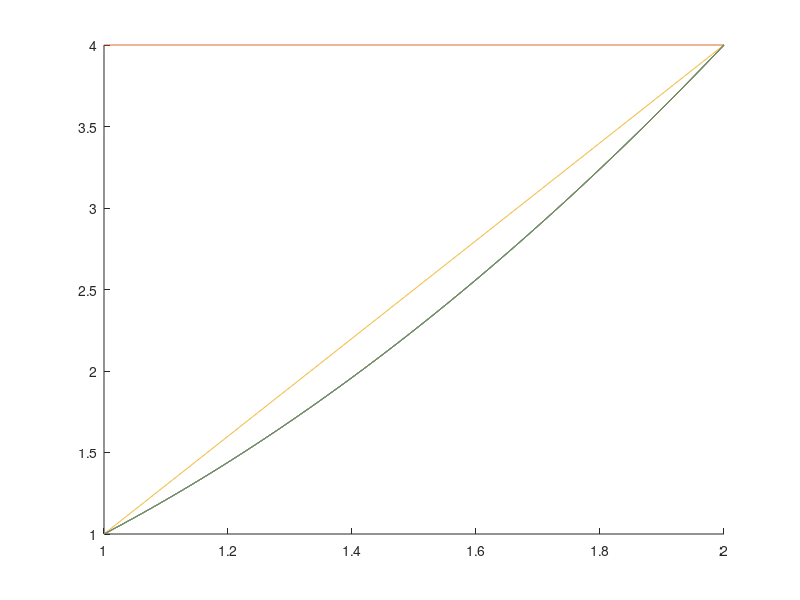

Source code (MATLAB):
f = @(x) x.^2;
f_xi = @(n) linspace(1,2,n);
x = 1:.001:2;
y_real = f(x);

figure;
hold on;
plot(x, y_real);

for n = 1:4
  xi = f_xi(n);
  A = vander(xi); % Vandermonde, flipped
  y = f(xi);
  coeffs = A\y';
  
  y_interp = polyval(coeffs,x); % Polyval expect flipped
  error = abs(y_real-y_interp);
  plot(x, y_interp);
  pause;
end